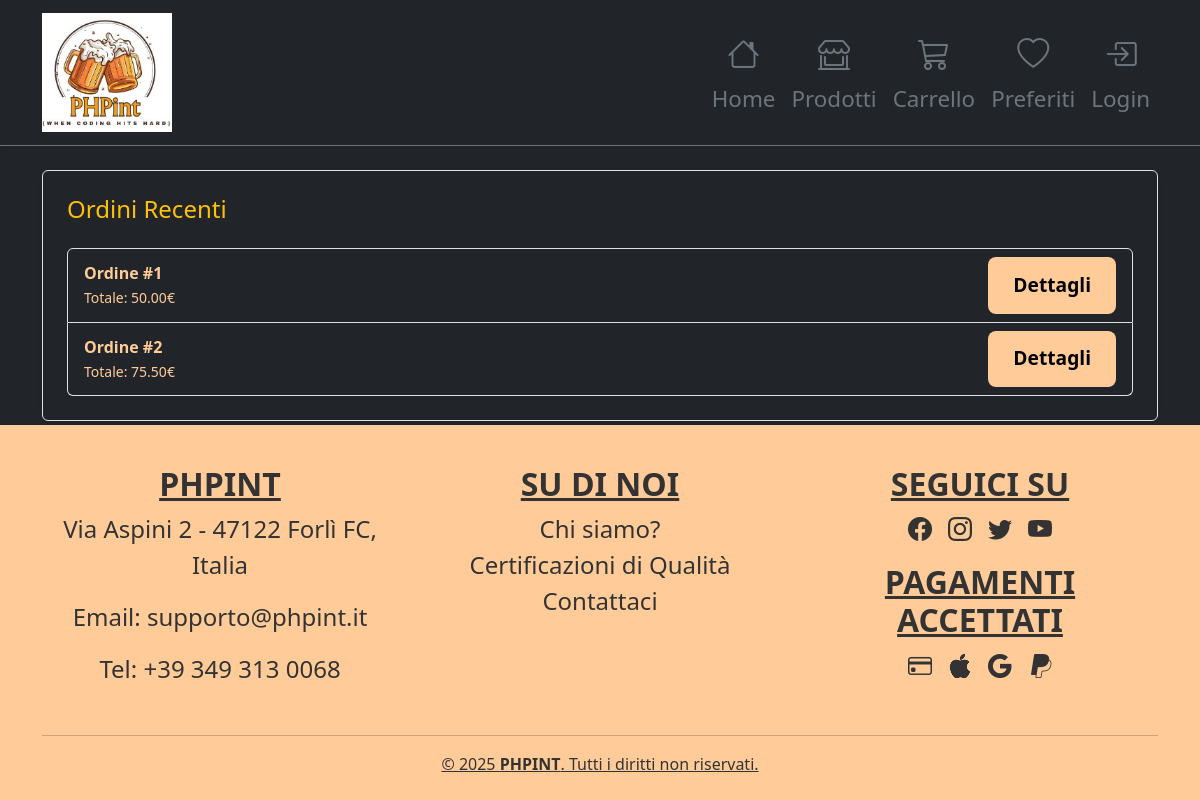
The page /storicoordini.php on the database as committed earlier.
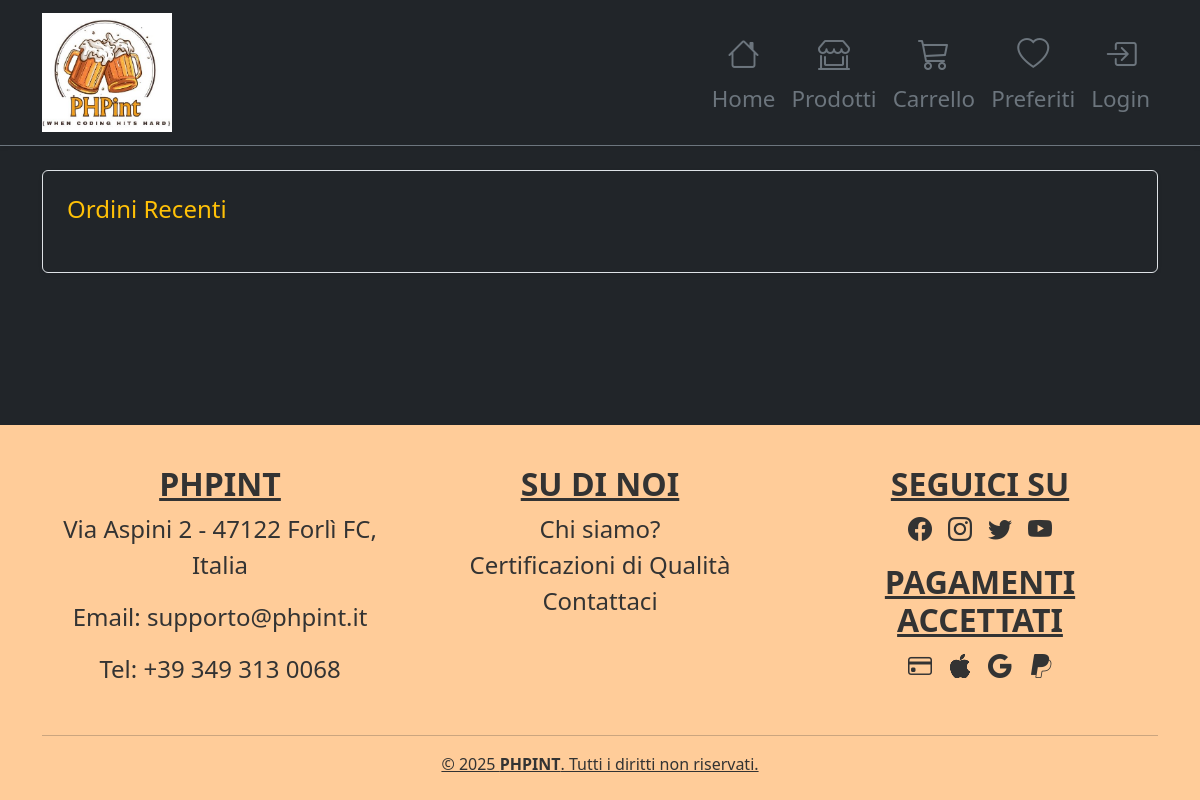
The same page on the database as committed later.
### tables this page shows
CREATE TABLE ORDINE (
    username VARCHAR(50) NOT NULL,
    codiceOrdine INT NOT NULL,
    dataOrdine DATE NOT NULL,
    dataSpedizione DATE,
    dataArrivo DATE,
    dataPrevista DATE NOT NULL,
    stato VARCHAR(50) NOT NULL,
    totale DECIMAL(10, 2) NOT NULL,
    tipoPagamento VARCHAR(50) NOT NULL,
    indirizzo VARCHAR(255) NOT NULL,
    citta VARCHAR(50) NOT NULL,
    cap CHAR(5) NOT NULL,
    note TEXT,
    tipo VARCHAR(50) NOT NULL,
    scontoUsato INT,
    CONSTRAINT ID_ORDINE_ID PRIMARY KEY (username, codiceOrdine)
);

### storicoordini.php (called while the page is built)
<?php
require_once 'bootstrap.php';
$templateParams["titolo"] = "PHPint - Storico Ordini";
$templateParams["nome"] = "orderhistory.php";
$templateParams["ordini"] = $dbh->getAllOrders();
require 'template/base.php';

### db/database.php (called while the page is built, shortened)
<?php
class DatabaseHelper
{
    private $db;
    public function __construct($servername, $username, $password, $dbname, $port)
    {
        $this->db = new mysqli($servername, $username, $password, $dbname, $port);
    }
    public function getAllOrders()
    {
        $query = "SELECT * FROM ORDINE";
        $stmt = $this->db->prepare($query);
        $stmt->execute();
        $result = $stmt->get_result();
        return $result->fetch_all(MYSQLI_ASSOC);
    }
}

### bootstrap.php (called while the page is built, shortened)
<?php
require_once("db/database.php");
$dbh = new DatabaseHelper("localhost", "root", "", "er_2phpint", 3307);

### template/orderhistory.php (the view, shortened to what this page needs)
<main>
    <div class="container mt-4">
        <div class="border rounded p-4 shadow-sm bg-dark">
            <h4 class="text-warning mb-4">Ordini Recenti</h4>
            <ul class="list-group">
                <?php foreach ($templateParams["ordini"] as $order): ?>
                    <li class="list-group-item bg-dark  d-flex justify-content-between align-items-center ">
                        <span>
                            <strong>Ordine #<?php echo $order["codiceOrdine"]; ?></strong><br />
                            <small>Totale: <?php echo $order["totale"]; ?>€</small>
                        </span>
                        <div class="d-flex flex-column flex-md-row align-items-center">
                            <form action="dettagliordine.php" method="POST" class="ms-md-2">
                                <button type="submit" class="btn btn-sm ">Dettagli</button>
                            </form>
                        </div>
                    </li>
                <?php endforeach; ?>
            </ul>
        </div>
    </div>
</main>

Rows that differ between the two databases and show on the page:
removed ordine: codiceOrdine "1", totale "50.00"
removed ordine: codiceOrdine "2", totale "75.50"
